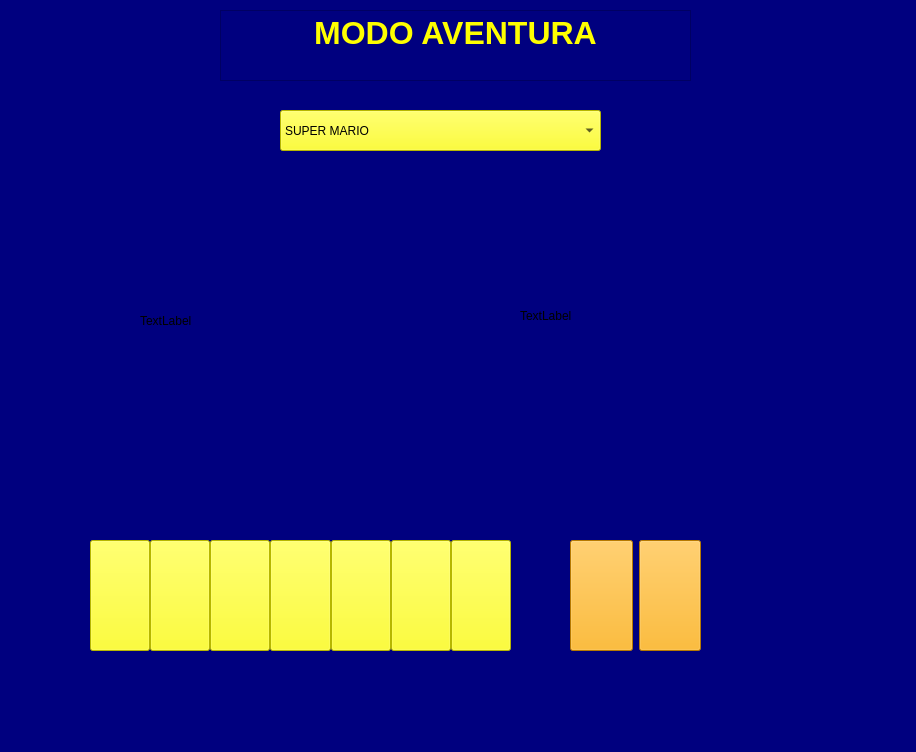
<?xml version="1.0" encoding="UTF-8"?>
<ui version="4.0">
 <class>MainWindow</class>
 <widget class="QMainWindow" name="MainWindow">
  <property name="geometry">
   <rect>
    <x>0</x>
    <y>0</y>
    <width>916</width>
    <height>752</height>
   </rect>
  </property>
  <property name="windowTitle">
   <string>MainWindow</string>
  </property>
  <property name="styleSheet">
   <string notr="true">background-color: rgb(0, 0, 127);</string>
  </property>
  <widget class="QWidget" name="centralwidget">
   <property name="styleSheet">
    <string notr="true">selection-color: qradialgradient(spread:reflect, cx:0.495, cy:0.5, radius:0.5, fx:0.5, fy:0.5, stop:0 rgba(0, 0, 127, 255), stop:1 rgba(255, 255, 255, 255));</string>
   </property>
   <widget class="QFrame" name="horizontalFrame">
    <property name="geometry">
     <rect>
      <x>80</x>
      <y>530</y>
      <width>441</width>
      <height>131</height>
     </rect>
    </property>
    <property name="styleSheet">
     <string notr="true">color: rgb(0, 0, 127);</string>
    </property>
    <layout class="QHBoxLayout" name="horizontalLayout">
     <property name="spacing">
      <number>0</number>
     </property>
     <property name="leftMargin">
      <number>10</number>
     </property>
     <property name="topMargin">
      <number>10</number>
     </property>
     <property name="rightMargin">
      <number>10</number>
     </property>
     <property name="bottomMargin">
      <number>10</number>
     </property>
     <item>
      <widget class="QPushButton" name="b0">
       <property name="sizePolicy">
        <sizepolicy hsizetype="Minimum" vsizetype="Minimum">
         <horstretch>0</horstretch>
         <verstretch>0</verstretch>
        </sizepolicy>
       </property>
       <property name="styleSheet">
        <string notr="true">background-color: rgb(255, 255, 0);</string>
       </property>
       <property name="text">
        <string/>
       </property>
      </widget>
     </item>
     <item>
      <widget class="QPushButton" name="b2">
       <property name="sizePolicy">
        <sizepolicy hsizetype="Minimum" vsizetype="Minimum">
         <horstretch>0</horstretch>
         <verstretch>0</verstretch>
        </sizepolicy>
       </property>
       <property name="styleSheet">
        <string notr="true">background-color: rgb(255, 255, 0);</string>
       </property>
       <property name="text">
        <string/>
       </property>
      </widget>
     </item>
     <item>
      <widget class="QPushButton" name="b3">
       <property name="sizePolicy">
        <sizepolicy hsizetype="Minimum" vsizetype="Minimum">
         <horstretch>0</horstretch>
         <verstretch>0</verstretch>
        </sizepolicy>
       </property>
       <property name="styleSheet">
        <string notr="true">background :rgb(255, 255, 0)</string>
       </property>
       <property name="text">
        <string/>
       </property>
      </widget>
     </item>
     <item>
      <widget class="QPushButton" name="b4">
       <property name="sizePolicy">
        <sizepolicy hsizetype="Minimum" vsizetype="Minimum">
         <horstretch>0</horstretch>
         <verstretch>0</verstretch>
        </sizepolicy>
       </property>
       <property name="styleSheet">
        <string notr="true">background :  rgb(255, 255, 0)</string>
       </property>
       <property name="text">
        <string/>
       </property>
      </widget>
     </item>
     <item>
      <widget class="QPushButton" name="b5">
       <property name="sizePolicy">
        <sizepolicy hsizetype="Minimum" vsizetype="Minimum">
         <horstretch>0</horstretch>
         <verstretch>0</verstretch>
        </sizepolicy>
       </property>
       <property name="styleSheet">
        <string notr="true">background-color: rgb(255, 255, 0);</string>
       </property>
       <property name="text">
        <string/>
       </property>
      </widget>
     </item>
     <item>
      <widget class="QPushButton" name="b1">
       <property name="sizePolicy">
        <sizepolicy hsizetype="Minimum" vsizetype="Minimum">
         <horstretch>0</horstretch>
         <verstretch>0</verstretch>
        </sizepolicy>
       </property>
       <property name="styleSheet">
        <string notr="true">background-color: rgb(255, 255, 0);</string>
       </property>
       <property name="text">
        <string/>
       </property>
      </widget>
     </item>
     <item>
      <widget class="QPushButton" name="b7">
       <property name="sizePolicy">
        <sizepolicy hsizetype="Minimum" vsizetype="Minimum">
         <horstretch>0</horstretch>
         <verstretch>0</verstretch>
        </sizepolicy>
       </property>
       <property name="styleSheet">
        <string notr="true">background :rgb(255, 255, 0)</string>
       </property>
       <property name="text">
        <string/>
       </property>
      </widget>
     </item>
    </layout>
   </widget>
   <widget class="QWidget" name="horizontalLayoutWidget_2">
    <property name="geometry">
     <rect>
      <x>560</x>
      <y>530</y>
      <width>151</width>
      <height>131</height>
     </rect>
    </property>
    <layout class="QHBoxLayout" name="horizontalLayout_2">
     <property name="leftMargin">
      <number>10</number>
     </property>
     <property name="topMargin">
      <number>10</number>
     </property>
     <property name="rightMargin">
      <number>10</number>
     </property>
     <property name="bottomMargin">
      <number>10</number>
     </property>
     <item>
      <widget class="QPushButton" name="b8">
       <property name="sizePolicy">
        <sizepolicy hsizetype="Minimum" vsizetype="Minimum">
         <horstretch>0</horstretch>
         <verstretch>0</verstretch>
        </sizepolicy>
       </property>
       <property name="styleSheet">
        <string notr="true">background-color: rgb(255, 170, 0);</string>
       </property>
       <property name="text">
        <string/>
       </property>
      </widget>
     </item>
     <item>
      <widget class="QPushButton" name="b9">
       <property name="sizePolicy">
        <sizepolicy hsizetype="Minimum" vsizetype="Minimum">
         <horstretch>0</horstretch>
         <verstretch>0</verstretch>
        </sizepolicy>
       </property>
       <property name="styleSheet">
        <string notr="true">background-color: rgb(255, 170, 0);
</string>
       </property>
       <property name="text">
        <string/>
       </property>
      </widget>
     </item>
    </layout>
   </widget>
   <widget class="QComboBox" name="combobox_games">
    <property name="geometry">
     <rect>
      <x>280</x>
      <y>110</y>
      <width>321</width>
      <height>41</height>
     </rect>
    </property>
    <property name="whatsThis">
     <string>&lt;html&gt;&lt;head/&gt;&lt;body&gt;&lt;p align=&quot;center&quot;&gt;&lt;br/&gt;&lt;/p&gt;&lt;/body&gt;&lt;/html&gt;</string>
    </property>
    <property name="styleSheet">
     <string notr="true">background : rgb(255, 255, 0)</string>
    </property>
    <item>
     <property name="text">
      <string>SUPER MARIO</string>
     </property>
    </item>
    <item>
     <property name="text">
      <string>ZELDA</string>
     </property>
    </item>
    <item>
     <property name="text">
      <string>POKEMON</string>
     </property>
    </item>
    <item>
     <property name="text">
      <string/>
     </property>
    </item>
   </widget>
   <widget class="QLabel" name="label">
    <property name="geometry">
     <rect>
      <x>760</x>
      <y>520</y>
      <width>131</width>
      <height>171</height>
     </rect>
    </property>
    <property name="text">
     <string/>
    </property>
    <property name="pixmap">
     <pixmap>../../Downloads/584df3ad6a5ae41a83ddee08.png</pixmap>
    </property>
    <property name="scaledContents">
     <bool>true</bool>
    </property>
   </widget>
   <widget class="QLabel" name="label_2">
    <property name="geometry">
     <rect>
      <x>520</x>
      <y>180</y>
      <width>231</width>
      <height>271</height>
     </rect>
    </property>
    <property name="text">
     <string>TextLabel</string>
    </property>
   </widget>
   <widget class="QLabel" name="label_3">
    <property name="geometry">
     <rect>
      <x>140</x>
      <y>190</y>
      <width>331</width>
      <height>261</height>
     </rect>
    </property>
    <property name="text">
     <string>TextLabel</string>
    </property>
   </widget>
   <widget class="QTextBrowser" name="textBrowser">
    <property name="geometry">
     <rect>
      <x>220</x>
      <y>10</y>
      <width>471</width>
      <height>71</height>
     </rect>
    </property>
    <property name="html">
     <string>&lt;!DOCTYPE HTML PUBLIC &quot;-//W3C//DTD HTML 4.0//EN&quot; &quot;http://www.w3.org/TR/REC-html40/strict.dtd&quot;&gt;
&lt;html&gt;&lt;head&gt;&lt;meta name=&quot;qrichtext&quot; content=&quot;1&quot; /&gt;&lt;style type=&quot;text/css&quot;&gt;
p, li { white-space: pre-wrap; }
&lt;/style&gt;&lt;/head&gt;&lt;body style=&quot; font-family:'MS Shell Dlg 2'; font-size:7.8pt; font-weight:400; font-style:normal;&quot;&gt;
&lt;p align=&quot;center&quot; style=&quot; margin-top:0px; margin-bottom:0px; margin-left:0px; margin-right:0px; -qt-block-indent:0; text-indent:0px;&quot;&gt;&lt;span style=&quot; font-size:24pt; font-weight:600; color:#ffff00;&quot;&gt;MODO AVENTURA&lt;/span&gt;&lt;/p&gt;&lt;/body&gt;&lt;/html&gt;</string>
    </property>
   </widget>
  </widget>
  <widget class="QMenuBar" name="menubar">
   <property name="geometry">
    <rect>
     <x>0</x>
     <y>0</y>
     <width>916</width>
     <height>26</height>
    </rect>
   </property>
  </widget>
  <widget class="QStatusBar" name="statusbar"/>
 </widget>
 <resources/>
 <connections/>
</ui>
